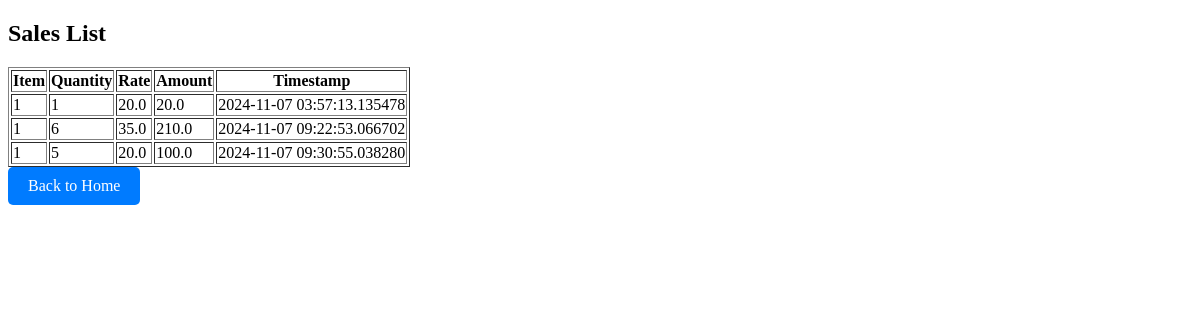
The app's page /sales with its own data.
### models.py (models this page shows)
class Sales(db.Model):
    id = db.Column(db.Integer, primary_key=True)
    timestamp = db.Column(db.DateTime, default=datetime.utcnow)
    item_id = db.Column(db.Integer, db.ForeignKey('item.id'), nullable=False)
    qty = db.Column(db.Integer, nullable=False)
    rate = db.Column(db.Float, nullable=False)
    amount = db.Column(db.Float, nullable=False)

### app.py (the view)
@app.route('/sales')
def view_sales():
    sales = Sales.query.all()
    return render_template('view_sales.html', sales=sales)

### templates/view_sales.html (shortened to what this page needs)
<!DOCTYPE html>
<html lang="en">
<head>
</head>
<body>
    <h2>Sales List</h2>
    <table border="1">
        <tr>
            <th>Item</th>
            <th>Quantity</th>
            <th>Rate</th>
            <th>Amount</th>
            <th>Timestamp</th>
        </tr>
        {% for sale in sales %}
        <tr>
            <td>{{ sale.item_id }}</td>
            <td>{{ sale.qty }}</td>
            <td>{{ sale.rate }}</td>
            <td>{{ sale.amount }}</td>
            <td>{{ sale.timestamp }}</td>
        </tr>
        {% endfor %}
    </table>
    <a href="{{ url_for('index') }}" class="button">Back to Home</a>
</body>
</html>

### templates/view_sales.html (style rules this page uses)
.button { display: inline-block; padding: 10px 20px; font-size: 16px; color: white; background-color: #007BFF; border: none; border-radius: 5px; text-decoration: none; text-align: center; transition: background-color 0.3s; }

### records on screen
Sales: item_id "1", qty "1", rate "20.0", amount "20.0", timestamp "2024-11-07 03:57:13.135478"
Sales: item_id "1", qty "6", rate "35.0", amount "210.0", timestamp "2024-11-07 09:22:53.066702"
Sales: item_id "1", qty "5", rate "20.0", amount "100.0", timestamp "2024-11-07 09:30:55.038280"
